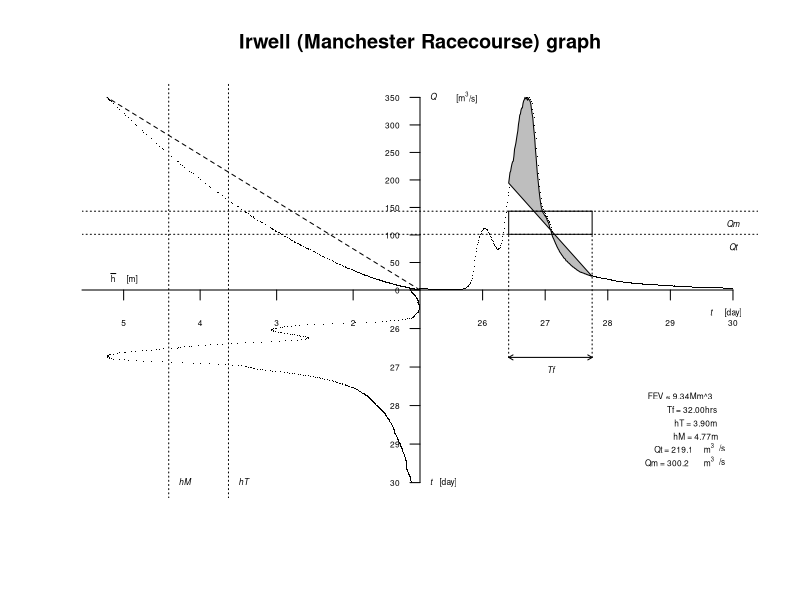

Write the R code that produced this figure.
### Import data and create initial vectors for each variable
IrwellData <- read.csv("Irwell Manchester Racecourse data.csv", header = TRUE)
t <- IrwellData$Day
flow <- IrwellData$Flowrate
h <- IrwellData$Riverheight
tvec <- c(t)
flowvec <- c(flow)
hvec <- c(h)

### Create function to scale data to between 0 and 1
scalevec <- function(x) {
  return ((x - min(x)) / (max(x) - min(x)))
}

### Create vectors for each variable with scaled data 
scaledt <- scalevec(tvec)
scaledflow <- scalevec(flowvec)
scaledh <- scalevec(hvec)

### Combine scaled vectors to allow one graph 
negh <- -(scaledh)
handt <- c(negh, scaledt, negh)
twoflow <- c(scaledflow, scaledflow)
negt <- -(scaledt)
flowandt <- c(negt, twoflow)

### Scale values of straight lines
ht <- 3.9
hm <- 4.77
qm <- 300.2
qt <- 219.1
scaledht <- (ht - min(h)) / (max(h) - min(h))
scaledhm <- (hm - min(h)) / (max(h) - min(h))
scaledqm <- (qm - min(flow)) / (max(flow) - min(flow))
scaledqt <- (qt - min(flow)) / (max(flow) - min(flow))

### Plot graph and straight lines ###
plot(handt, flowandt, pch=".", axes=FALSE, xlab=NA, ylab=NA, xaxt='n', yaxt='n', main="Irwell (Manchester Racecourse) graph")
axis(side=1, cex.axis=0.5, pos=0, at=c(-(4874/4091),-(3874/4091),-(2874/4091),-(1874/4091),-(874/4091),0.2,0.4,0.6,0.8,1.0),labels=c("6","5","4","3","2","26","27","28","29","30"))
axis(side=2,cex.axis=0.5, pos=0, at=c(-1.0,-(4/5),-(3/5),-(2/5),-(1/5),0.0,1/7,2/7,3/7,4/7,5/7,6/7,1),labels=c("30","29","28","27","26","0","50","100","150","200","250","300","350"), las=1)
polygon(x=scaledt[137:265], y=scaledflow[139:267], col="grey")
abline(v=-(scaledht), lty=3)
abline(v=-(scaledhm), lty=3)
abline(h=scaledqm, lty=3)
abline(h=scaledqt, lty=3)
segments(x0=0, y0=0, x1 = -max(scaledh), y1 = max(scaledflow), lty=2)
segments(x0=scaledt[137], y0=scaledqt, x1=scaledt[265], y1=scaledqt)
segments(x0=scaledt[137], y0=scaledqm, x1=scaledt[265], y1=scaledqm)
segments(x0=scaledt[137], y0=scaledqt, x1=scaledt[137], y1=scaledqm)
segments(x0=scaledt[265], y0=scaledqt, x1=scaledt[265], y1=scaledqm)
segments(x0=scaledt[137], y0=-0.35, x1=scaledt[137], y1=scaledqt, lty=3)
segments(x0=scaledt[265], y0=-0.35, x1=scaledt[265], y1=scaledqt, lty=3)
arrows(x0=scaledt[137], y0=-0.35, x1=scaledt[265], y1=-0.35, length = 0.05, code=3)

### Axes and line labels ###
text(x=0, y=-1 ,label="t", cex=0.5, pos=4, font=3)
text(x=0.03, y=-1 ,label="[day]", cex=0.5, pos=4)
text(x=0, y=1 ,label="Q", cex=0.5, pos=4, font=3)
text(x=0.135, y=1 ,label=expression("[m"^3), cex=0.5)
text(x=0.125, y=0.99 ,label="/s]", cex=0.5, pos=4)
text(x=0.93, y=-0.05 ,label="t", cex=0.5, pos=1, font=3)
text(x=1, y=-0.05 ,label="[day]", cex=0.5, pos=1)
text(x=-0.98, y=-0.01 ,label=bquote(bar(h)), cex=0.5, pos=3, font=3)
text(x=-0.92, y=-0.01 ,label="[m]", cex=0.5, pos=3)
text(x=-(scaledht), y=-1 ,label="hT", cex=0.5, pos=4, font=3)
text(x=-(scaledhm), y=-1 ,label="hM", cex=0.5, pos=4, font=3)
text(x=1, y=scaledqm ,label="Qm", cex=0.5, pos=1, font=3)
text(x=1, y=scaledqt ,label="Qt", cex=0.5, pos=1, font=3)
text(x=scaledt[201], y=-0.35, label="Tf", cex=0.5, pos=1, font=3)
text(x=scaledt[400], y=-0.55, label="FEV ≈ 9.34Mm^3", cex=0.5)
text(x=scaledt[418], y=-0.62, label="Tf = 32.00hrs", cex=0.5)
text(x=scaledt[424], y=-0.69, label="hT = 3.90m", cex=0.5)
text(x=scaledt[424], y=-0.76, label="hM = 4.77m", cex=0.5)
text(x=scaledt[390], y=-0.83, label="Qt = 219.1", cex=0.5)
text(x=scaledt[444], y=-0.82 ,label=expression("m"^3), cex=0.5)
text(x=scaledt[464], y=-0.82 ,label="/s", cex=0.5)
text(x=scaledt[380], y=-0.9, label="Qm = 300.2", cex=0.5)
text(x=scaledt[444], y=-0.89 ,label=expression("m"^3), cex=0.5)
text(x=scaledt[464], y=-0.89,label="/s", cex=0.5)